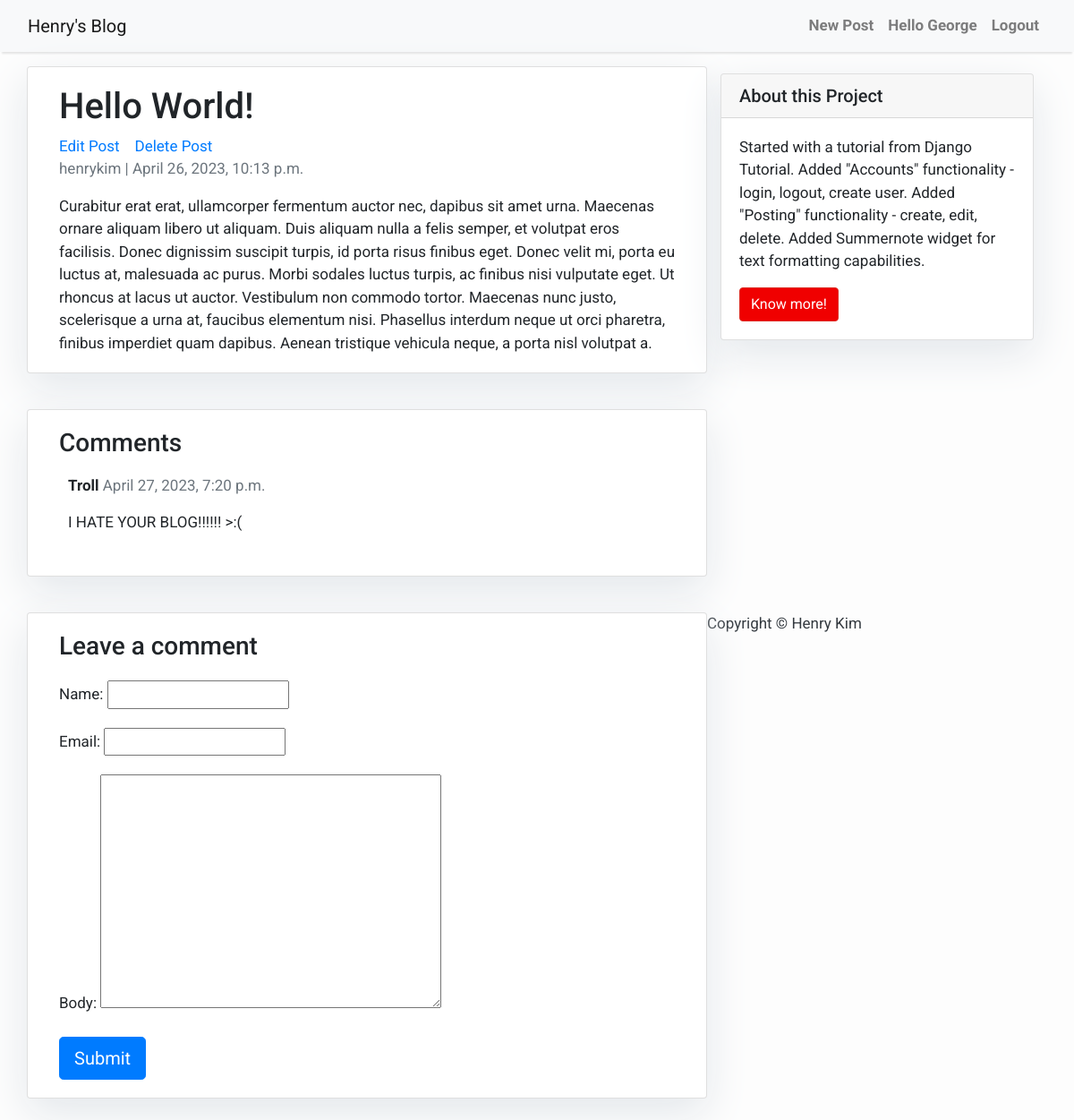
The app's page /blog/hello-world/ (signed in) with its own data.
### blog/models.py (models this page shows, shortened)
class Post(models.Model):
    title = models.CharField(max_length=200, unique=True)
    slug = models.SlugField(max_length=200, unique=True)
    author = models.ForeignKey(
        User,
        related_name="blog_posts",
        on_delete=models.CASCADE,
    )
    updated_on = models.DateTimeField(auto_now=True)
    content = models.TextField()
    created_on = models.DateTimeField(auto_now_add=True)
    status = models.IntegerField(choices=STATUS, default=0)
    class Meta:
        ordering = ["-created_on"] # negative indicates reverse order, so recenty appears first

class Comment(models.Model):
    post = models.ForeignKey(
        Post,
        related_name="comments",
        on_delete=models.CASCADE,
    )
    name = models.CharField(max_length=100)
    email = models.EmailField()
    body = models.TextField()
    created_on = models.DateTimeField(auto_now_add=True)
    active = models.BooleanField(default=False)
    class Meta:
        ordering = ["created_on"]

### blog/views.py (the view)
# urls.py: path("<slug:slug>/", post_details, name="post_detail")
def post_details(request, slug):
    post = get_object_or_404(Post, slug=slug)
    comments = post.comments.filter(active=True)
    new_comment = None
    if request.method == "POST":
        comment_form = CommentForm(data=request.POST)
        if comment_form.is_valid():
            new_comment = comment_form.save(False)
            new_comment.post = post
            new_comment.save()
    else:
        comment_form = CommentForm()
    context = {
        "post": post,
        "object": post,
        "comments": comments,
        "new_comment": new_comment,
        "comment_form": comment_form
    }
    return render(request, "post_detail.html", context)

### blog/forms.py
class CommentForm(ModelForm):
    class Meta:
        model = Comment
        fields = (
            "name",
            "email",
            "body"
        )

### templates/post_detail.html (shortened to what this page needs)
{% extends 'base.html' %} {% block content %}
<div class="container">
  <div class="row">
    <div class="col-md-8 card mb-4  mt-3 left  top">
      <div class="card-body">
        <h1>{% block title %} {{ object.title }} {% endblock title %}</h1>
        <div>
          {% if user.is_authenticated %}
          <a href="{% url "edit_post" post.slug %}">Edit Post</a>&nbsp&nbsp&nbsp
          <a href="{% url "delete_post" post.slug %}">Delete Post</a>
          {% endif %}
        </div>
        <p class=" text-muted">{{ post.author }} | {{ post.created_on }}</p>
        <p class="card-text ">{{ object.content | safe }}</p>
      </div>
    </div>
    {% block sidebar %} {% include 'sidebar.html' %} {% endblock sidebar %}
    <div class="col-md-8 card mb-4  mt-3 ">
      <div class="card-body">
        <h3>Comments</h3>
        {% for comment in comments %}
        <div class="comments" style="padding: 10px;">
          <p class="font-weight-bold">
            {{ comment.name }}
            <span class=" text-muted font-weight-normal">
              {{ comment.created_on }}
            </span>
          </p>
          {{ comment.body | linebreaks }}
        </div>
        {% endfor %}
      </div>
    </div>
    <div class="col-md-8 card mb-4  mt-3 ">
      <div class="card-body">
        {% if new_comment %}
        <div class="alert alert-success" role="alert">
          Your comment is awaiting moderation
        </div>
        {% else %}
        <h3>Leave a comment</h3>
        <form method="post" style="margin-top: 1.3em;">
          {{ comment_form.as_p }}
          <button type="submit" class="btn btn-primary  btn-lg">Submit</button>
        </form>
        {% endif %}
</div>
</div>
{% endblock content %}

### templates/base.html (shortened to what this page needs)
<!DOCTYPE html>
<html>
    <head>
        <link rel="stylesheet" href="https://maxcdn.bootstrapcdn.com/bootstrap/4.0.0/css/bootstrap.min.css"
 />
    </head>
    <body>
        <nav class="navbar navbar-expand-lg navbar-light bg-light shadow" id="mainNav">
            <div class="container-fluid">
                <a class="navbar-brand" href="{% url 'home' %}">Henry's Blog</a>
                <div class="collapse navbar-collapse" id="navbarResponsive">
                    <ul class="navbar-nav ml-auto">
                        {% if user.is_authenticated %}
                        <li class="nav-item text-black">
                            <a class="nav-link text-black font-weight-bold" href="{% url "new_post" %}">New Post</a>
                        </li>
                        <li class="nav-item text-black">
                            <span class="nav-link text-black font-weight-bold">Hello {{ user }}</span>
                        </li>
                        <li class="nav-item text-black">
                            <a class="nav-link text-black font-weight-bold" href="{% url "logout" %}">Logout</a>
                        </li>
                        {% endif %}
                    </ul>
                </div>
            </div>
        </nav>
        {% block content %}{% endblock content %}
        <footer class="py-3 bg-grey">
            <p class="m-0 text-dark text-center ">Copyright &copy; Henry Kim</p>
        </footer>
    </body>
</html>

### templates/base.html (style rules this page uses)
body { font-family: "Roboto", sans-serif; font-size: 17px; background-color: #fdfdfd; }
.shadow { box-shadow: 0 4px 2px -2px rgba(0, 0, 0, 0.1); }

### templates/sidebar.html (style rules this page uses)
.card { box-shadow: 0 16px 48px #E3E7EB; }

### records on screen
Post: title "Hello World!", author "henrykim", created_on "April 26, 2023, 10:13 p.m.", content "Curabitur erat erat, ullamcorper fermentum auctor nec, dapibus sit amet urna. Maecenas ornare aliquam libero ut aliquam. Duis aliquam nulla a felis semper, et volutpat eros facilisis. Donec dignissim suscipit turpis, id porta risus finibus eget. Donec velit mi, porta eu luctus at, malesuada ac purus. Morbi sodales luctus turpis, ac finibus nisi vulputate eget. Ut rhoncus at lacus ut auctor. Vestibulum non commodo tortor. Maecenas nunc justo, scelerisque a urna at, faucibus elementum nisi. Phasellus interdum neque ut orci pharetra, finibus imperdiet quam dapibus. Aenean tristique vehicula neque, a porta nisl volutpat a."
Comment: name "Troll", created_on "April 27, 2023, 7:20 p.m.", body "I HATE YOUR BLOG!!!!!! >:("

### other values on screen
{{ user }} "George"
